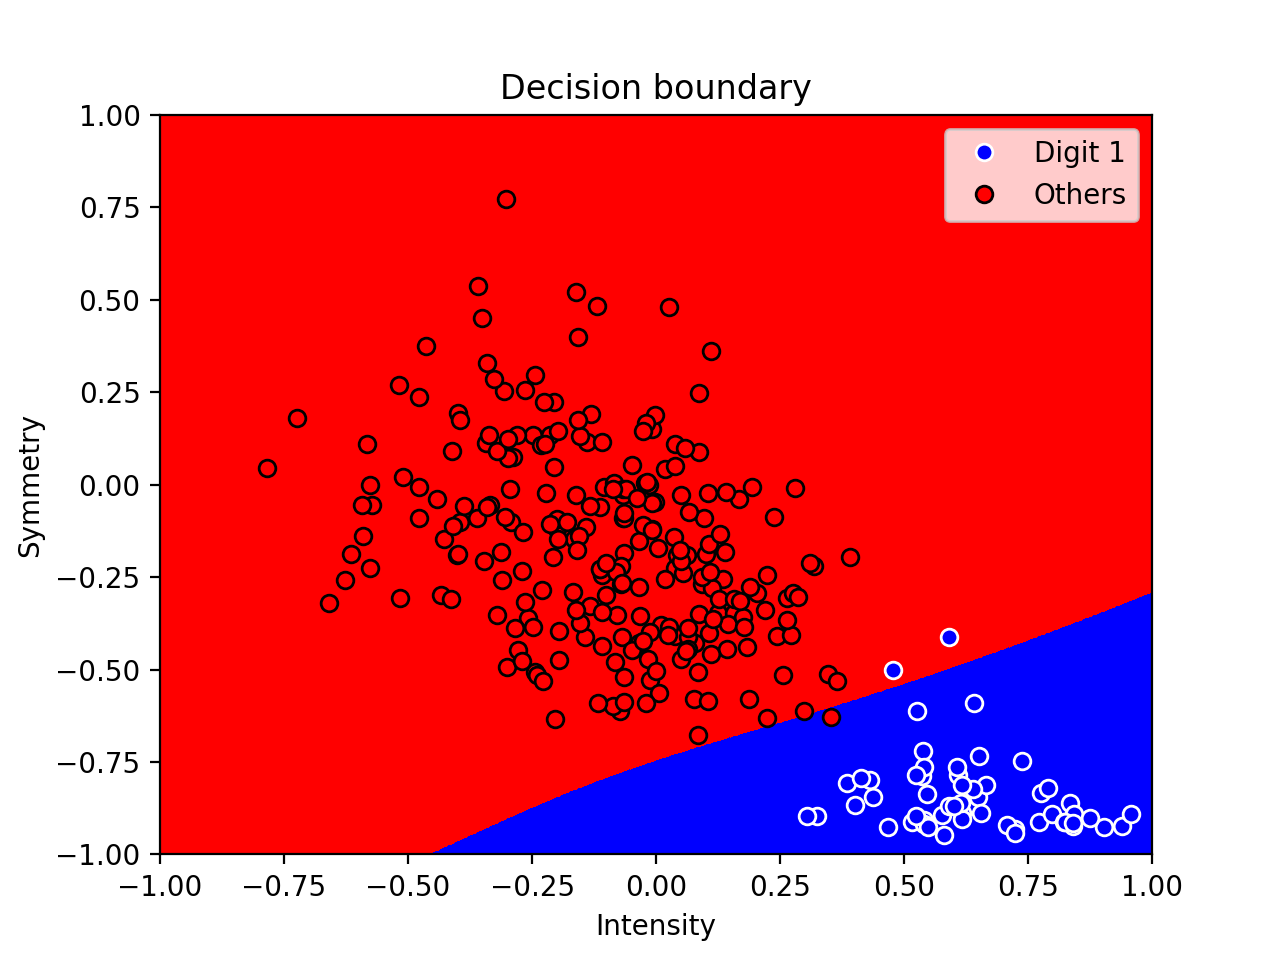

Write the Python code that produced this figure.
import numpy as np
import matplotlib.pyplot as plt
from nn import nn

# calculate symmetry about y-axis and x-axis
def getSymmetry(array):
    #"""
    val0 = 0
    for i in range(0,8):
        for j in range(0, 16):
            val0 += abs(float(array[j*16 + i]) - float(array[(j+1)*16 - (i + 1)]))
    val0 /=128
    #"""
    val1 = 0
    for i in range(0,16):
        for j in range(0,8):
            val1 += abs(float(array[j*16 + i]) - float(array[(15 - j)*16 - i]))
    val1 /=128
    return val1 + val0

def getIntensity(array):
    val = 0
    for i in range(0,256):
        val += abs(float(array[i]))
    return val

def classify():
    ones_x = []
    ones_y = []
    other_x = []
    other_y = []
    xs = []
    ys = []
    X = []
    Y = []
    #normalization
    #=====================================#

    #new.test
    #ZipDigits.combine
    #f = open('ZipDigits.combine', 'r')
    f = open('new.train', 'r')
    for line in f:
        line = line.split(' ')
        y = getSymmetry(line[1:-1])
        x = getIntensity(line[1:-1])
        xs.append(x)
        ys.append(y)
        if line[0] == '1.0000':
            ones_y.append(y)
            ones_x.append(x)
        else:
            other_y.append(y)
            other_x.append(x)
    f.close()
    f = open('new.test', 'r')
    for line in f:
        line = line.split(' ')
        y = getSymmetry(line[1:-1])
        x = getIntensity(line[1:-1])
        xs.append(x)
        ys.append(y)
    f.close()
    xs = np.array(xs)
    ys = np.array(ys)
    ones_x = np.array(ones_x)
    ones_x = 2 * (ones_x - xs.min())/xs.ptp() - 1
    ones_y = np.array(ones_y)
    ones_y = 2 * (ones_y - ys.min())/ys.ptp() - 1
    other_x = np.array(other_x)
    other_x = 2 * (other_x - xs.min())/xs.ptp() - 1
    other_y = np.array(other_y)
    other_y = 2 * (other_y - ys.min())/ys.ptp() - 1
    ones, = plt.plot(ones_x, ones_y, 'bo', markeredgecolor='w', label="Digit 1")
    others, = plt.plot(other_x, other_y, 'ro', markeredgecolor='k', label="Others")
    #load data
    #=====================================#
    for i in range(len(ones_x)):
        ptx = [ones_x[i], ones_y[i]]
        Y.append([1])
        X.append(ptx)
    for i in range(len(other_y)):
        ptx = [other_x[i], other_y[i]]
        Y.append([-1])
        X.append(ptx)
    X = np.array(X)
    Y = np.array(Y)
    error = []
    iteration = []
    nerualnetwork = nn()
    for i in range(800):#2000000
        iteration.append(i + 1)
        nerualnetwork.train(X, Y)
        epsilon = 0.01 / (i + 1)
        e1 = nerualnetwork.perror(X, Y)
        #print("e1: ", e1)
        error.append(e1)
    xt = []
    yt = []
    data_test = []
    f = open('new.test', 'r')
    for line in f:
        line = line.split(' ')
        y = getSymmetry(line[1:-1])
        x = getIntensity(line[1:-1])
        if line[0] == '1.0000':
            data_test.append((x,y,1))
        else:
            data_test.append((x,y,-1))
    f.close()
    for i in data_test:
        x = 2 * (i[0] - xs.min())/xs.ptp() - 1
        y = 2 * (i[1] - ys.min())/ys.ptp() - 1
        ptx = [x, y]
        xt.append(ptx)
        label = i[2]
        yt.append([label])
    Xt = np.array(xt)
    Yt = np.array(yt)
    e1 = nerualnetwork.perror(Xt, Yt)
    print("test_error: ", e1)

    
    X, Y=np.meshgrid(np.arange(-1, 1, 0.001),
                         np.arange(-1, 1, 0.001))
    x_len, y_len = np.shape(X)
    tptx = []
    for i in range(x_len):
        for j in range(y_len):
            px = X[i][j]
            py = Y[i][j]
            ptx = [px, py]
            tptx.append(ptx)
    z = nerualnetwork.predict(np.array(tptx))
    Z = np.reshape(z, (x_len, y_len))
    plt.xlabel('Intensity')
    plt.ylabel('Symmetry')
    CS = plt.contourf(X, Y, Z, colors=('r', 'b'))
    plt.title("Decision boundary")
    plt.legend(loc='upper right')
    plt.show()
    """
    f, = plt.plot(iteration, error, 'bo')
    plt.legend([f] , [r"$E_{in}$"])
    plt.xlabel("$iterations$")
    plt.ylabel('Error')
    plt.title(r"$E_{in}$ versus iteration")
    #plt.grid()
    plt.show()
"""

if __name__ == "__main__":
    classify()
